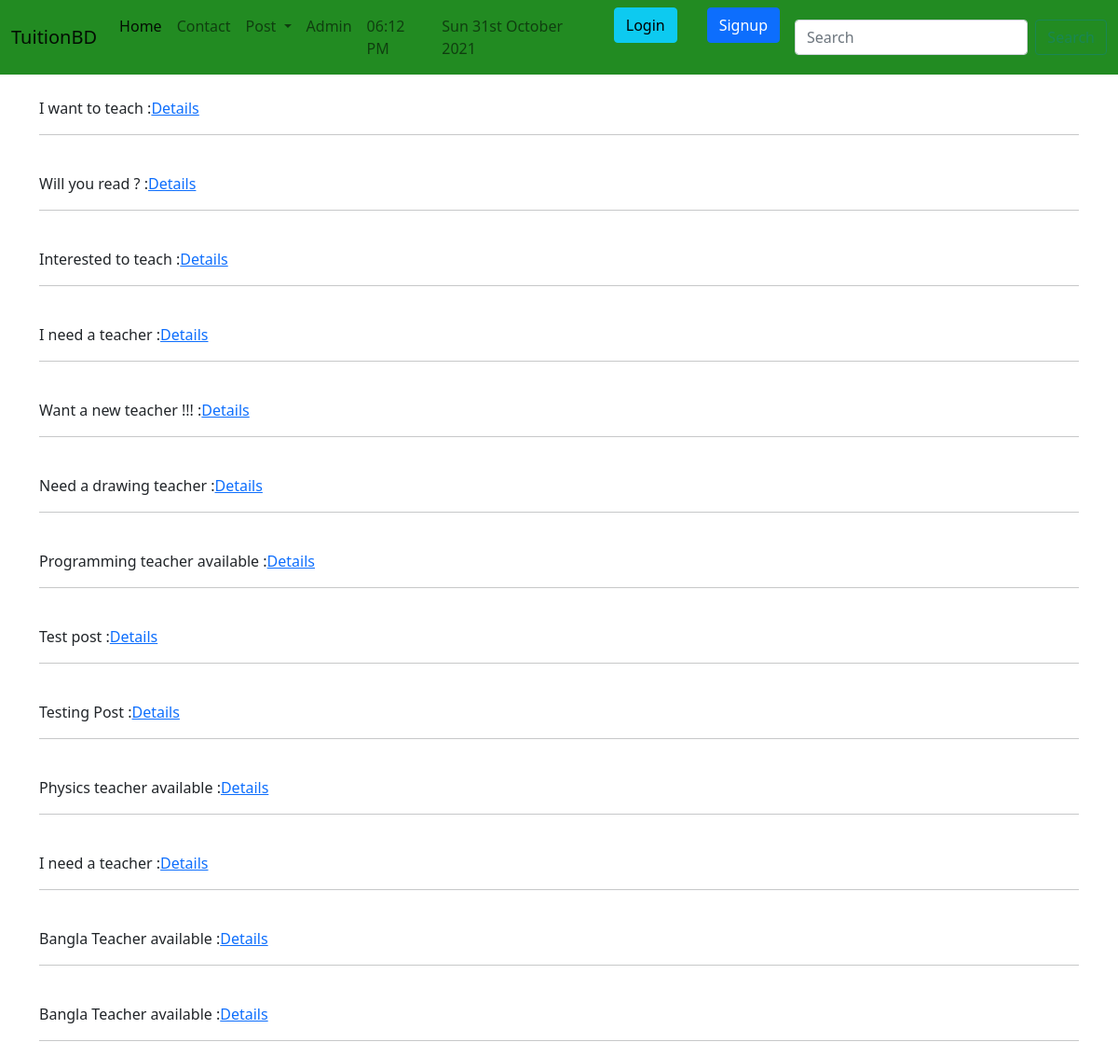
Page /postlist/ on the earlier database version.
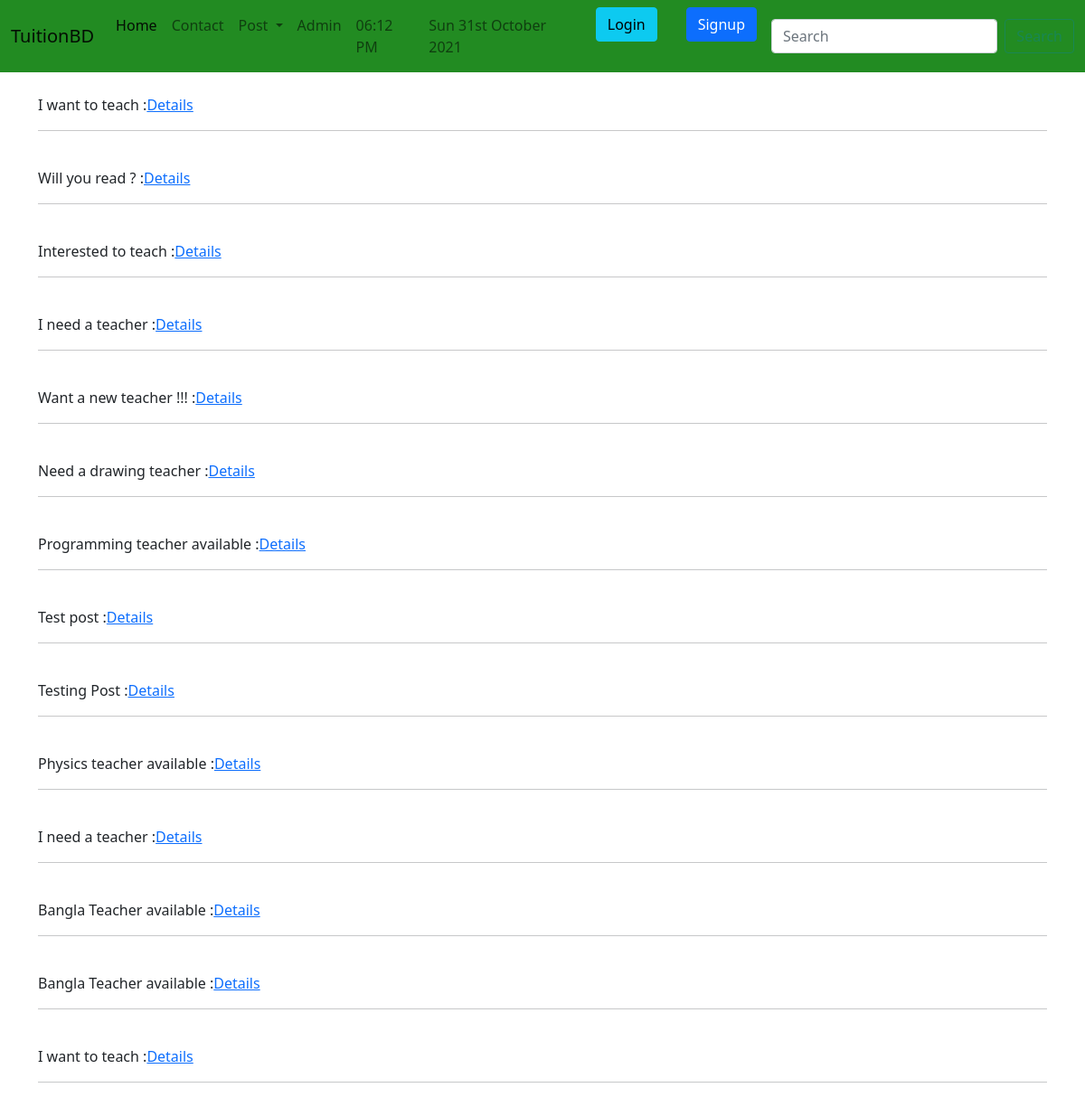
Same page on the later database version.
### myapp/models.py (models this page shows, shortened)
class Post(models.Model):
    CATEGORY = (
        ('Teacher', 'Teacher'),
        ('Student', 'Student'),
    )
    MEDIUM = (
        ('Bangla', 'Bangla'),
        ('English', 'English'),
        ('Urdu', 'Urdu'),
        ('Turkey', 'Turkey'),
    )
    user = models.ForeignKey(User, on_delete=models.CASCADE, blank=True, null=True)
    id = models.AutoField(primary_key=True)
    title = models.CharField(max_length=100)
    slug = models.CharField(max_length=100, default=title)
    email = models.EmailField()
    salary = models.FloatField()
    details = models.TextField()
    available = models.BooleanField()
    category = models.CharField(max_length=100, choices=CATEGORY)
    created_at = models.DateTimeField(default=now)
    image = models.ImageField(default='/myapp/images/default.jpg', upload_to='myapp/images')
    medium = MultiSelectField(max_length=150, choices=MEDIUM, max_choices=5, default='Bangla')
    subject = models.ManyToManyField(Subject, related_name='subject_set')
    class_in = models.ManyToManyField(Class_in, related_name='class_set')

### myapp/views.py (the view)
# urls.py: path('postlist/', PostListView.as_view(), name='postlistview'),
class PostListView(ListView):  # List view
    template_name = 'postlist.html'
    model = Post
    context_object_name = 'postlist'

### templates/postlist.html (shortened to what this page needs)
{% extends 'basic.html' %}
{% block content %}
    {% for p in postlist %}
        <br>{{ p.title }} :<a href="/postdetails/{{ p.id }}">Details</a>
        <hr>
    {% endfor %}
{% endblock %}

Differences in the rows shown:
added Post: title "I want to teach"
